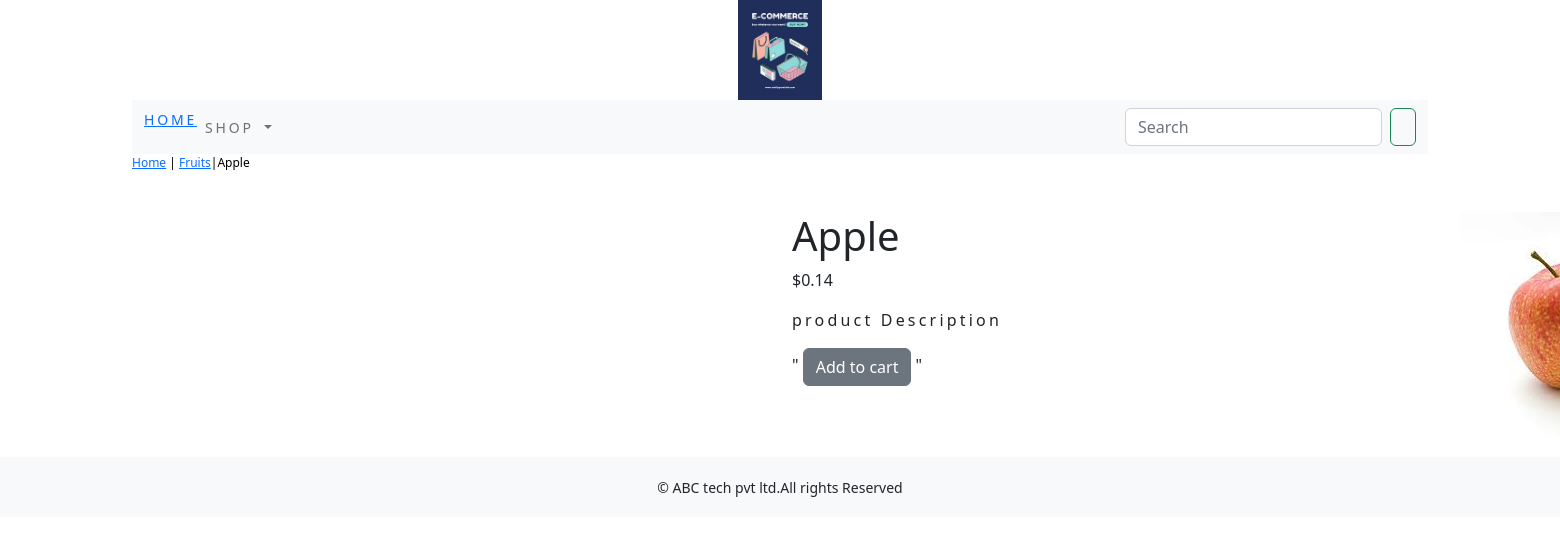
The page /shop/fruits/apple/ on the database its author committed.
### shop/models.py (models this page shows, shortened)
class product(models.Model):
    name=models.CharField(max_length=250,unique=True)
    slug=models.SlugField(max_length=250,unique=True)
    description=models.TextField(blank=True)
    price=models.DecimalField(max_digits=10,decimal_places=2)
    category=models.ForeignKey(Category,on_delete=models.CASCADE)
    image=models.ImageField(upload_to='product',blank=True)
    stock=models.IntegerField()
    available=models.BooleanField(default=True)
    created=models.DateTimeField(auto_now_add=True)
    updated=models.DateTimeField(auto_now=True)
    class Meta:
        ordering=('name',)
        verbose_name='products'
        verbose_name_plural='products'

class Category(models.Model):
    name=models.CharField(max_length=250,unique=True)
    slug=models.SlugField(max_length=250,unique=True)
    description=models.TextField(blank=True)
    image=models.ImageField(upload_to='category',blank=True)
    class Meta:
        ordering=('name',)
        verbose_name='category'
        verbose_name_plural='categories'
    def get_url(self):
            return reverse('shop:product_by_category',args=[self.slug])
    def __str__(self):
        return '{}'.format(self.name)

### shop/views.py (the view)
# urls.py: path('<slug:c_slug>/<slug:product_slug>/', views.proDetail, name='proDetail'),
def proDetail(request, c_slug, product_slug):
    try:
        products=product.objects.get(category__slug=c_slug,slug=product_slug)
    except Exception as e:
        raise  e
    return render(request,'product.html',{'product': products})

### cart/context_processors.py (called while the page is built)
def counter(request):
    item_count=0
    if 'admin' in request.path:
        return {}
    else:
        try:
            cart=Cart.objects.filter(cart_id=cart_id(request))
            cart_items=CartItem.objects.all().filter(cart=cart[:1])
            for cart_item in cart_items:
                item_count += cart_item.quantity
        except Cart.DoesNotExist:
           item_count = 0
    return dict(item_count=item_count)

### cart/views.py (called while the page is built)
def cart_id(request):
    cart=request.session.session_key
    if not cart:
        cart=request.session.create()
    return cart

### shop/context_processors.py (called while the page is built)
def menu_links(request):
    links=Category.objects.all()
    return dict(links=links)

### templates/product.html (shortened to what this page needs)
{% extends 'base.html' %}
{% load static %}
{% block content %}
<div class="row my_prod_row_class">
  <div class="mx_auto">
    <p> <a href="{% url 'shop:allProdCat' %}">Home</a> | <a href ="{{product.category.get_url}}">{{product.category}}</a>|{{product.name}}</p>
  </div>
<div class="container">
<br>
<div class="row">
    <div class="col-12 col-sm-12 col-md-12 col-lg-6 text-center">
        <div style="min-width:180rem;" >
            <img src="{{product.image.url}}" alt="{{product.name}}" >
        </div>
    </div>
    <div class="col-12 col-sm-12 col-md-12 col-lg-6">
        <div>
        <h1 class="my_product_title">{{product.name}}</h1>
        <p>${{product.price}}</p>
        <p class="my_title"> product Description</p>
        {% if product.stock <= 0 %}
        <p class="text-justify my_prod_text"><b>out of stock</b></p>
        {% else %}
"        <a class="btn btn-secondary" href="{% url 'cart:add_cart' product.id %}">Add to cart</a>
"        {% endif%}
    </div>
</div>
</div>
</div>
</div>
{% endblock %}

### static/css/custom.css (style rules this page uses)
.my_title { font-size:16px; text_transform:uppercase; letter-spacing:.2em; }
.my_prod_row_class { paddind-top:15px; padding-bottom:20px; }
.my_prod_row_class .mx_auto { color:#000; font-size:12px; text-decoration:none; }

### rows shown on the page
product: category "Fruits", name "Apple", image (picture), price "0.14"
